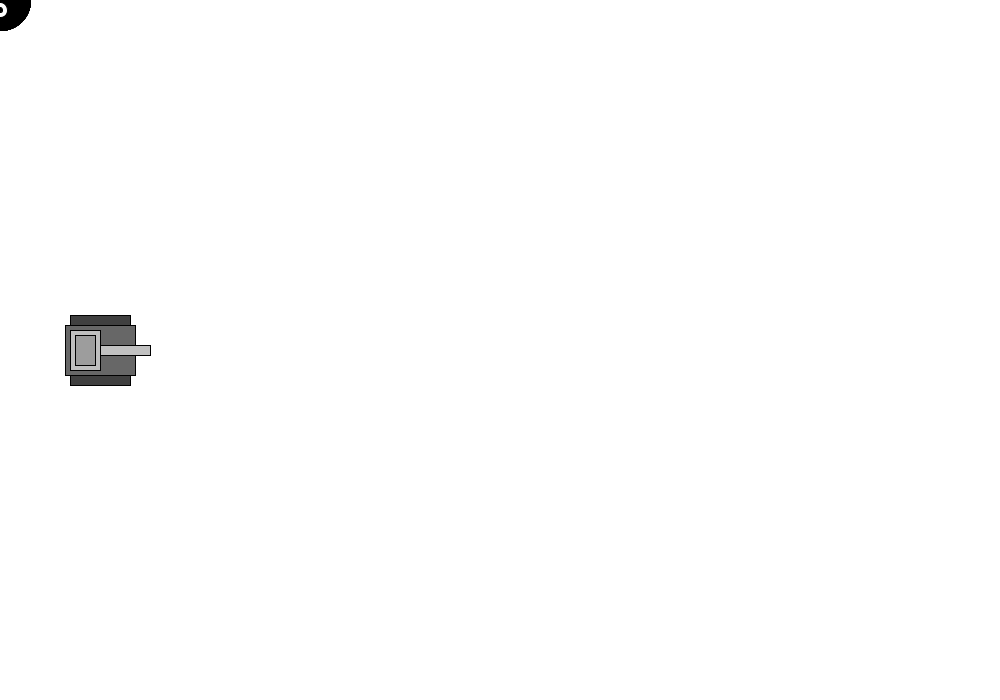
Frame 1 (no input)
Frame 60 (the mouse pressed at the canvas centre just before this capture): identical to frame 1, image omitted
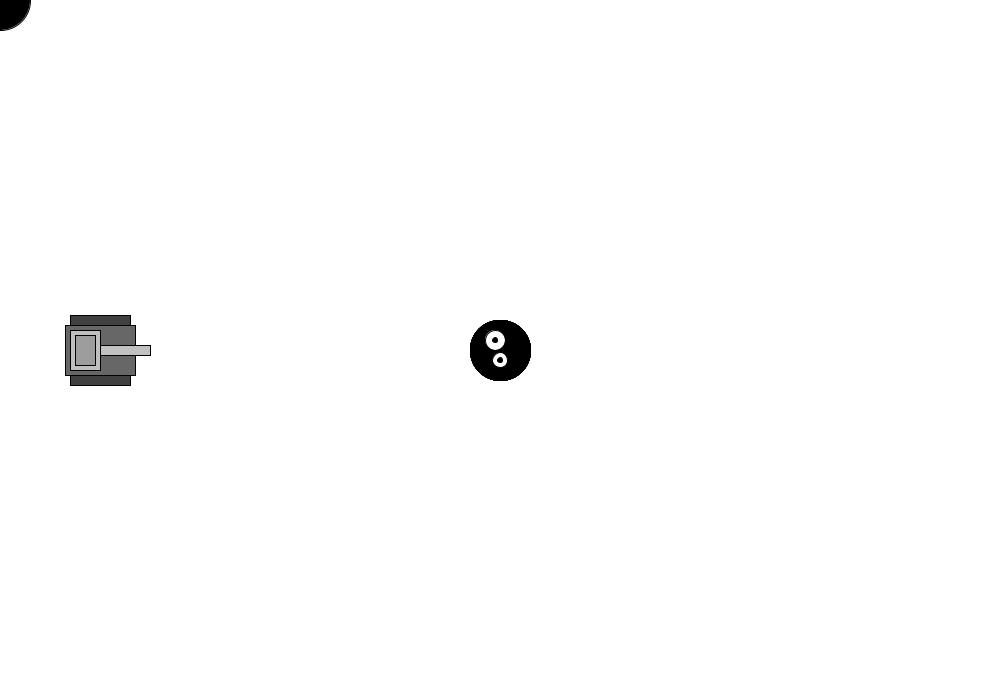
Frame 120 (the mouse held since frame 60 and released just before this capture)

The Processing sketch that drew these frames (run headless with seeded random() and noise(); from frame 60 on, the mouse is pressed at the canvas centre):

// Processing sketch: processing_142645
// ── processing_142645.pde

Tank tank;
Monster monster;
Bomb bomb;
Bullet bullet;
Head head;


//monster
float[] x = new float[15];
float[] y = new float[15];
int click;

void setup() {
  size(1000, 700);
  rectMode(CENTER);

  tank = new Tank();
  bullet = new Bullet();
  monster = new Monster();
  bomb = new Bomb ();
  head = new Head (60);
  click = 0;

  for (int i = 0; i < x.length; i++) {
    x[i] = 0;
    y[i] = 0;
  }
}

void draw() {
  background(255);


  if (keyPressed) {
    switch(keyCode) {

    case LEFT:
      tank.rot("left");
      break;
    case RIGHT:
      tank.rot("right");
      break;
    case UP:
      tank.move("up");
      break;
    case DOWN:
      tank.move("down");
      break;
    }
  }
  monster. display();
  bomb.display();
  //background.display();
  tank.display();
  
  head.setLocation(mouseX, mouseY);
  head.display();
  println("mouse.x");
  
  if(bullet.isGoing) {
    bullet.move();
    bullet.display();
  }
} //draw

void keyPressed() {
  if(key == ' ') {
    bullet.updateAngle(tank.x, tank.y, tank.angle);
    bullet.isGoing = true;
  }
}

void mousePressed() {
  if (monster.tailLength < x.length) {
    monster.tailLength++;
  }
  

  
}

class Bomb {
  
int click;

void display () {
}
   
 
void mouseClicked() {
  fill(245, 2, 2);
  smooth();
  click ++;
  ellipse (mouseX, mouseY, 30, 30);
 
  if  (click == 0) {
    background(0);
  }
 }
}
  
class Bullet{
  
  boolean isGoing;
  float speed;
  float speedX, speedY;
  float x, y, r;
  color c;
  
 Bullet(){
   isGoing = false;
   speed = 10;
   x = 1000;
   y = 1000;
   r = 20;
   c = color(255);
 }
 
 void updateAngle(float cX, float cY, float cA){
   x = cX;
   y = cY;
   
   speedX = speed * cos(radians(cA));
   speedY = speed * sin(radians(cA));
   
 }

void move(){
   x += speedX;
   y += speedY;
 }
 
void display(){
   fill(255);
   stroke(0);
   ellipse(x, y, r, r);
   
 }
}
class Head {
  
  float r;
  color col;
  float x, y;
  
 Head(float tempR) {
    r = tempR;
    col = color(0, 0, 0);
    x = 0;
    y = 0;
  } //Head(float tempR) 
  
 void setLocation (float tempX, float tempY) {
   x = tempX;
   y = tempY;
 } // setLocation
  
  void display() {
    //monsterFace
    fill(col);
    stroke(0);
    ellipse(mouseX, mouseY, r, r);
    //eyes
    fill(255);
    ellipse(mouseX - 5, mouseY - 10, 20, 20);
    ellipse(mouseX, mouseY + 10, 15, 15);
    //pupils
    fill(0);
    ellipse(mouseX - 5, mouseY - 10, 5, 5);
    ellipse(mouseX, mouseY + 10, 5, 5);
  }
} // Head

class Monster {

  int tailLength = -1;

  void display() {
    background(255);
    frameRate(200);

    for (int i = 0; i<x.length-1; i++) {
      if(i > tailLength){
        x[i] = x[i+1];
        y[i] = y[i+1];
      }

      fill(i/10);
      ellipse(x[i], y[i], 60, 60);
      fill(255);
    } //for


    x[x.length-1] = mouseX;
    y[y.length-1] = mouseY;
  } //display

}

class Tank {

  float x, y;
  float w, h;
  float angle;
  float speed, speedX, speedY, rotationSpeed;

  Tank() {
    x = width/10;
    y = height/2;
    w = 70;
    h = 50;
    angle = 0;
    speed = 10;
    rotationSpeed = 2;
  }

  void display() {
   pushMatrix();
   x = constrain(x, 35, 965);
   y = constrain(y, 35, 665);
   
    translate(x, y);
    rotate(radians(angle));
    
    // body
    fill(103); //grey
    stroke(0);
    rect(0, 0, w, h);
    
    fill(191); //white
    stroke(0);
    rect(-15, 0, w-40, h-10);
    
    fill(157); //black(top)
    stroke(0);
    rect(-15, 0, w-50, h-20);
    
    //wheels
    fill(64);
    stroke(0);
    rect(0, 30, w-10, h-40);  
    rect(0, -30, w-10, h-40);
    
    //blaster
    fill(193);
    rect(25, 0, w-20, 10);
 
   popMatrix();
 }
 
  void move() {
    speedX = cos(radians(angle)) * speed;
    speedY = sin(radians(angle)) * speed;
    
    x += speedX;
    y += speedY;
    
  }


  void move(String direction) {
    speedX = cos(radians(angle)) * speed;
    speedY = sin(radians(angle)) * speed;
   
   if(direction == "up") {
    x += speedX;
    y += speedY;
   }
   else if(direction == "down") {
     x -= speedX;
     y -= speedY;
   }
  }

  void rot(String direction) {
    if (direction == "left") {
      angle -= rotationSpeed;
    } 
    else if (direction == "right") {
      angle += rotationSpeed;
    }
  } 
      

}
